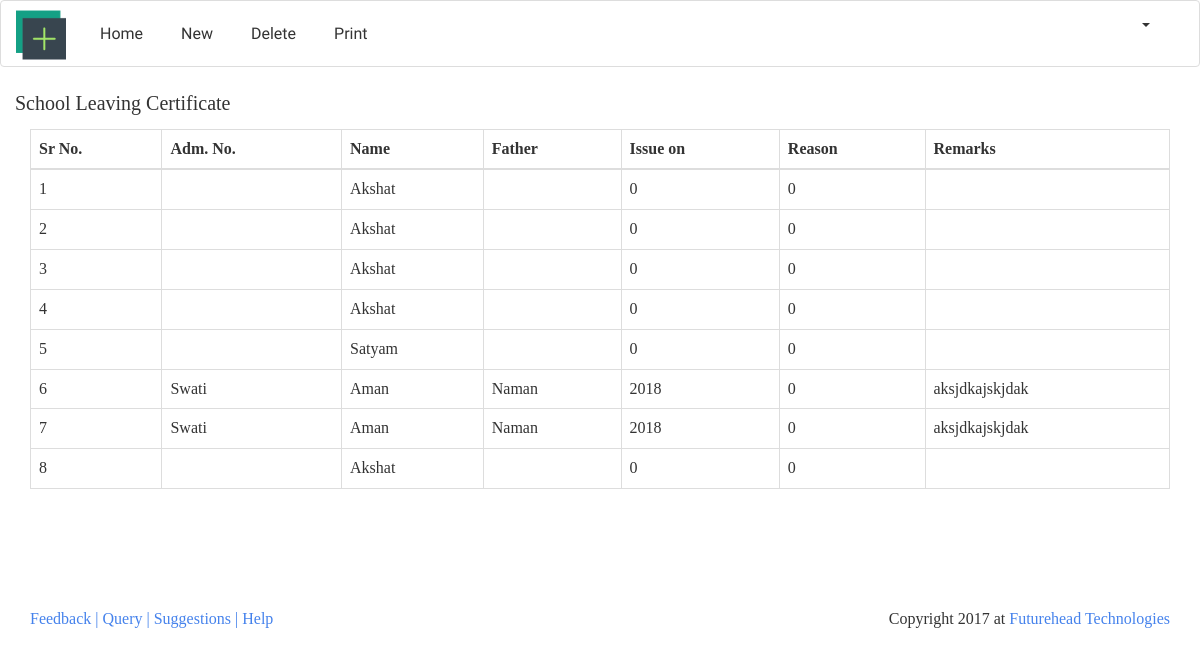
Before: /index.php/certificates/dashboard with the older database file.
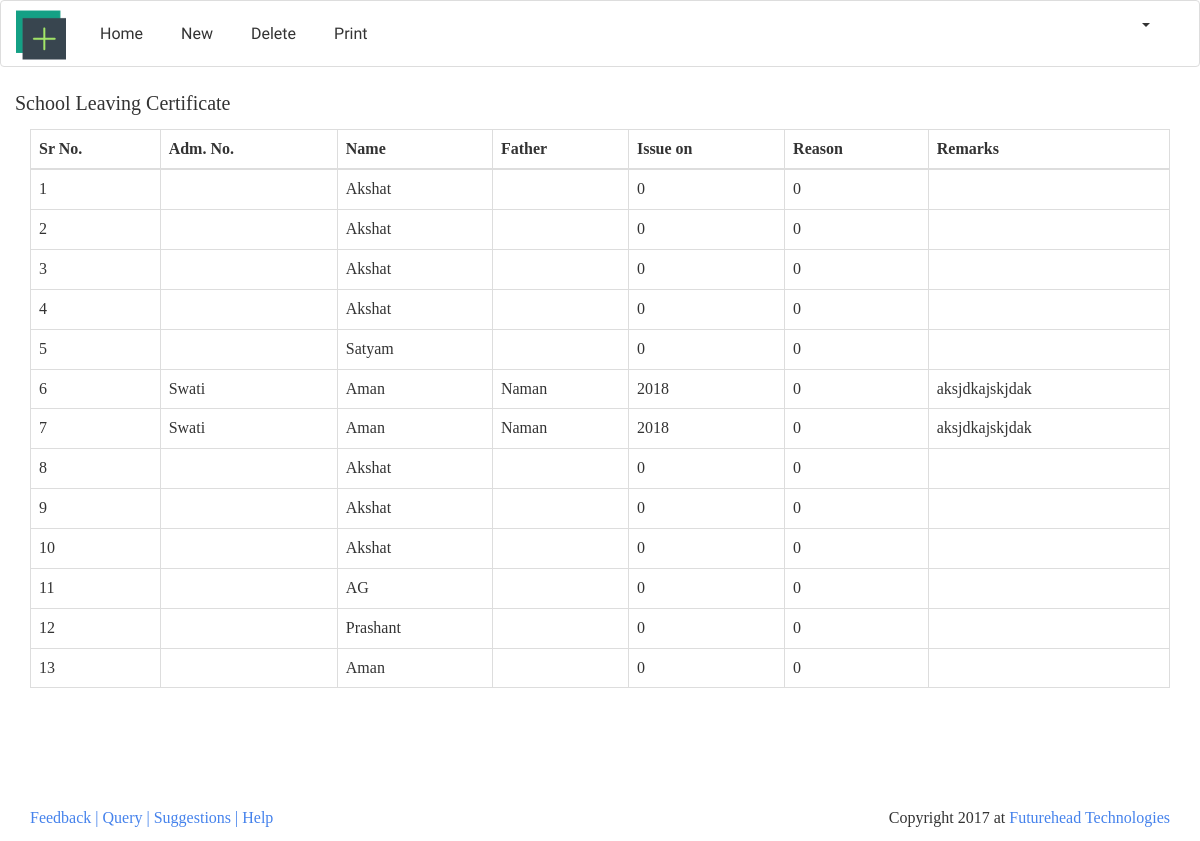
After: the same page with the newer database file.
### tables this page shows
CREATE TABLE `student_leaving_certificate` (
  `slc_id` int(11) NOT NULL,
  `name` varchar(25) NOT NULL,
  `f_name` varchar(25) NOT NULL,
  `m_name` varchar(25) NOT NULL,
  `class` int(3) NOT NULL,
  `school_name` varchar(50) NOT NULL,
  `end_date` date NOT NULL,
  `start_date` date NOT NULL,
  `dob` date NOT NULL,
  `dob_words` text NOT NULL,
  `class_present` int(3) NOT NULL,
  `year` int(4) NOT NULL,
  `start_class` int(11) DEFAULT NULL,
  `caste_name` varchar(20) NOT NULL
);

### application/controllers/certificates.php (called while the page is built, shortened)
<?php
class Certificates extends MY_Controller
{
    public function dashboard()
    {
        $this->load->model('get_model','gm');
        $table = $this->gm->show_table('student_leaving_certificate');
        $this->load->view('private/certificates/school_leaving/slc_header', ['username' => $this->get_admin()]);
        $this->load->view('private/certificates/school_leaving/dashboard',['dash'=>$table]);
        $this->load->view('private/certificates/school_leaving/footer');
    }
}

### index.php (called while the page is built, shortened)
<?php
require_once BASEPATH.'core/CodeIgniter.php';

### application/models/get_model.php (called while the page is built, shortened)
<?php
class Get_model extends MY_Model
{
    public function show_table($table_name){
        $query = $this->db->get($table_name);
        $res = $query->result();
        return $res;
    }
}

### application/views/private/certificates/school_leaving/dashboard.php (the view, shortened to what this page needs)
<div class="container">
    <div class="row">
        <p class="" style="font-size: 20px;">School Leaving Certificate</p>
        <div class="col-lg-12">
            <table class="table table-hover table-bordered">
                <thead>
                <tr class="">
                    <th>Sr No.</th>
                    <th>Adm. No.</th>
                    <th>Name</th>
                    <th>Father</th>
                    <th>Issue on</th>
                    <th>Reason</th>
                    <th>Remarks</th>
                </tr>
                </thead>
                <tbody>
                <?php if (count($dash)): ?>
                    <?php foreach ($dash as $details): ?>
                        <tr class="">
                            <td><?php echo $details->slc_id?></td>
                            <td><?php echo $details->m_name ?></td>
                            <td><?php echo $details->name?></td>
                            <td><?php echo $details->f_name?></td>
                            <td><?php echo $details->year ?></td>
                            <td><?php echo $details->start_class ?></td>
                            <td><?php echo $details->dob_words ?></td>
                        </tr>
                    <?php endforeach; ?>
                <?php else: ?>
                    <tr>
                        <td>No Records Found</td>
                    </tr>
                <?php endif; ?>
                </tbody>
            </table>
        </div>
    </div>
</div>

### application/views/private/certificates/school_leaving/slc_header.php (shortened to what this page needs)
<html>
<head>
    <link href="<?= base_url() ?>public/assets/css/redable.css" rel="stylesheet"/>
    <link href="<?= base_url() ?>public/assets/css/font-awesome.min.css" rel="stylesheet">
    <link href='<?= base_url() ?>public/assets/css/google_fonts.css' rel='stylesheet' type='text/css'>
</head>
<body>
<nav class="navbar navbar-inverse">
    <div class="container-fluid">
        <div class="navbar-header">
            <a class="navbar-brand" href="<?= site_url('dashboard/') ?>"><img
                    src="<?= base_url() ?>public/assets/img/dash.png" style="margin-top: -4px;" height="50" width="50"></a>
        </div>
        <div class="collapse navbar-collapse" id="bs-example-navbar-collapse-1">
            <ul class="nav navbar-nav">
                <li><a href="<?= site_url('certificates'); ?>">Home</a></li>
                <li><a href="<?= site_url('certificates/slc_new'); ?>">New</a></li>
                <li><a href="<?= site_url('certificates/delete_sl'); ?>">Delete</a></li>
                <li><a href="<?= site_url('certificates/print_list'); ?>">Print</a></li>
            </ul>
            <ul class="nav navbar-nav navbar-right">
                <li class="dropdown">
                    <a href="#" class="dropdown-toggle" data-toggle="dropdown" role="button" aria-expanded="false">
                        <span class="caret"></span></a>
                </li>
            </ul>
        </div>
    </div>
</nav>

### application/views/private/certificates/school_leaving/footer.php (shortened to what this page needs)
<footer class="footer" style="margin-top: 97px;">
    <div class="container">
        <a href="<?= site_url('home/feedback')?>">Feedback |</a>
        <a href="<?= site_url('home/query')?>">Query | </a>
        <a href="<?= site_url('home/suggestions')?>">Suggestions |</a>
        <a href="<?= site_url('home/help')?>">Help </a>
        <p class="pull-right">Copyright 2017 at <a href="http://www.futureheadtech.com">Futurehead Technologies</a></p>
    </div>
</footer>
</body>
</html>

Changed rows visible on the page:
added student_leaving_certificate: slc_id "9", name "Akshat", year "0", start_class "0"
added student_leaving_certificate: slc_id "10", name "Akshat", year "0", start_class "0"
added student_leaving_certificate: slc_id "11", name "AG", year "0", start_class "0"
added student_leaving_certificate: slc_id "12", name "Prashant", year "0", start_class "0"
added student_leaving_certificate: slc_id "13", name "Aman", year "0", start_class "0"
